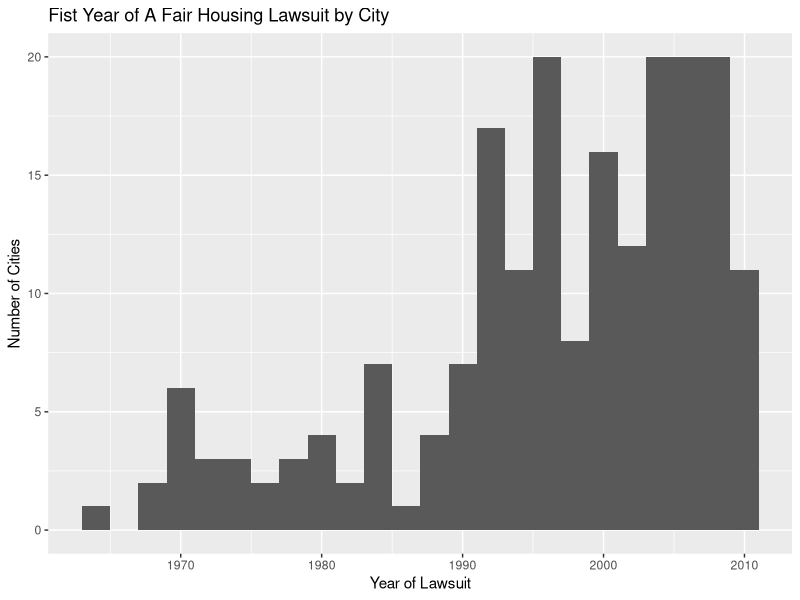
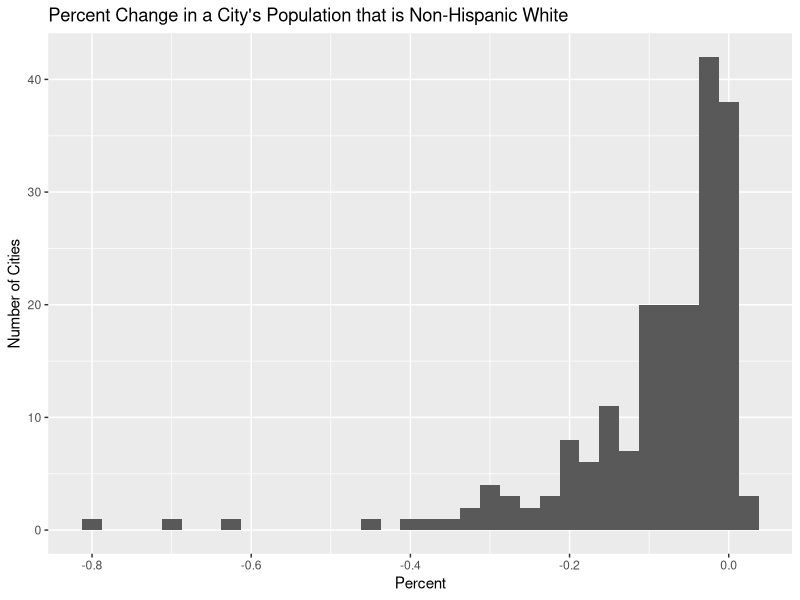

The R source for these figures, in order:
## ---- chunk 1
knitr::opts_chunk$set(echo = FALSE)
library(tidyverse)
library(haven)
library(here)

# Load data
city_change <- read_csv(
  here("data", "clean", "city_change.csv")
)

# Visualize the lawsuit data
histogram_year <- ggplot(city_change) +
  aes(x = firstyr) +
  geom_histogram(binwidth = 2) +
  labs(
    title = "Fist Year of A Fair Housing Lawsuit by City",
    x = "Year of Lawsuit",
    y = "Number of Cities"
  )

# visualize the white share data
histogram_white <- ggplot(city_change) +
  aes(x = change_white) +
  geom_histogram(binwidth = .025 )+
  labs(
    title = "Percent Change in a City's Population that is Non-Hispanic White",
    x = "Percent",
    y = "Number of Cities"
  )

# Descriptive statistics
summary <- summary(city_change |>
                     select(
                       firstyr,
                       white_initial,
                       white_2010,
                       change_white
                     ), na.rm = TRUE)
range <- max(city_change, na.rm = TRUE) - min(city_change, na.rm = TRUE)
mean(city_change$change_white, na.rm = TRUE)
sdy<- sd(city_change$firstyr, na.rm = TRUE)
sdw1<- sd(city_change$white_initial, na.rm = TRUE)
sdw2 <- sd(city_change$white_2010, na.rm = TRUE)
sdw3 <- sd(city_change$change_white, na.rm = TRUE)
mediany <- median(city_change$firstyr, na.rm = TRUE)
medianw1<- median(city_change$white_initial, na.rm = TRUE)
medianw2 <- median(city_change$white_2010, na.rm = TRUE)
medianw3 <- median(city_change$change_white, na.rm = TRUE)
## ---- chunk 2
histogram_year
## ---- chunk 3
#| warning: false
histogram_white
## ---- chunk 4
summary
## ---- chunk 5
data.frame(
  Variable = c(
    "First Year of FHA Lawsuit",
    "White Share at First Lawsuit",
    "White Share in 2010",
    "Change in White Share"
  ),
  `Median of the Data` = round(c(mediany, medianw1, medianw2, medianw3),3)
)
